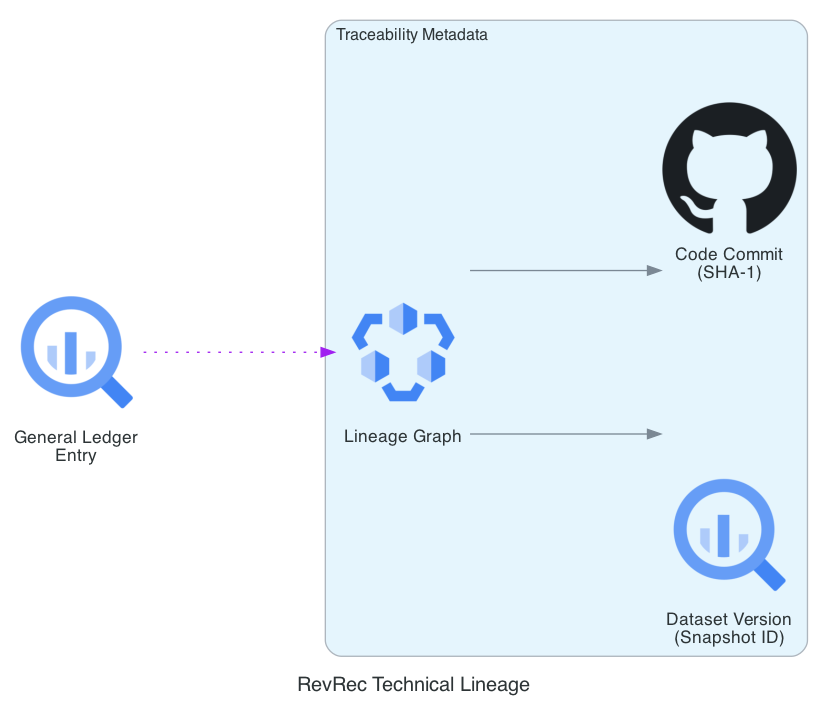

Reproduce this figure in Python.
from diagrams import Diagram, Cluster, Edge
from diagrams.gcp.analytics import BigQuery, DataCatalog
from diagrams.gcp.devtools import GCR
from diagrams.onprem.vcs import Github

graph_attr = {"pad": "0.1", "nodesep": "1.5", "ranksep": "2.0", "bgcolor": "transparent"}

with Diagram("RevRec Technical Lineage", show=False, filename="revrec_technical_lineage", direction="LR", graph_attr=graph_attr):
    journal_entry = BigQuery("General Ledger\nEntry")
    
    with Cluster("Traceability Metadata"):
        dataset = BigQuery("Dataset Version\n(Snapshot ID)")
        code = Github("Code Commit\n(SHA-1)")
        lineage = DataCatalog("Lineage Graph")

    journal_entry >> Edge(color="purple", style="dotted") >> lineage
    lineage >> [dataset, code]
